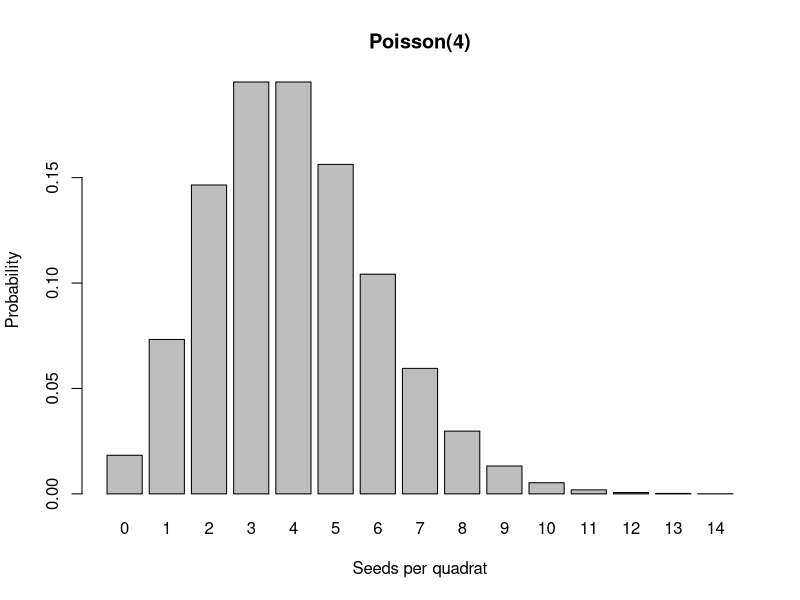
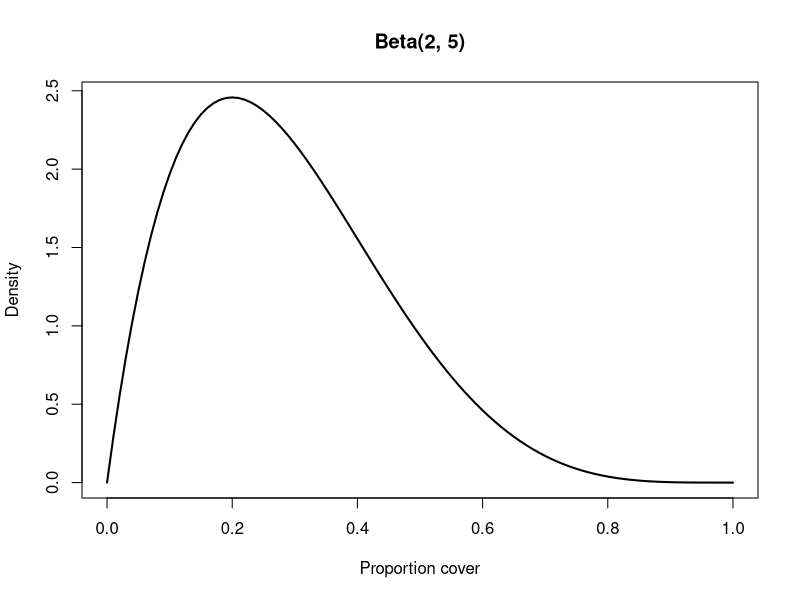
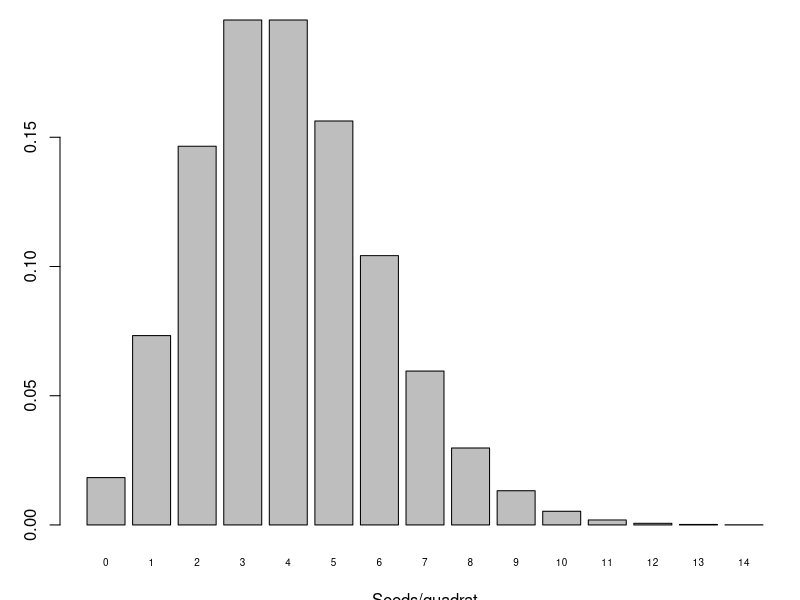
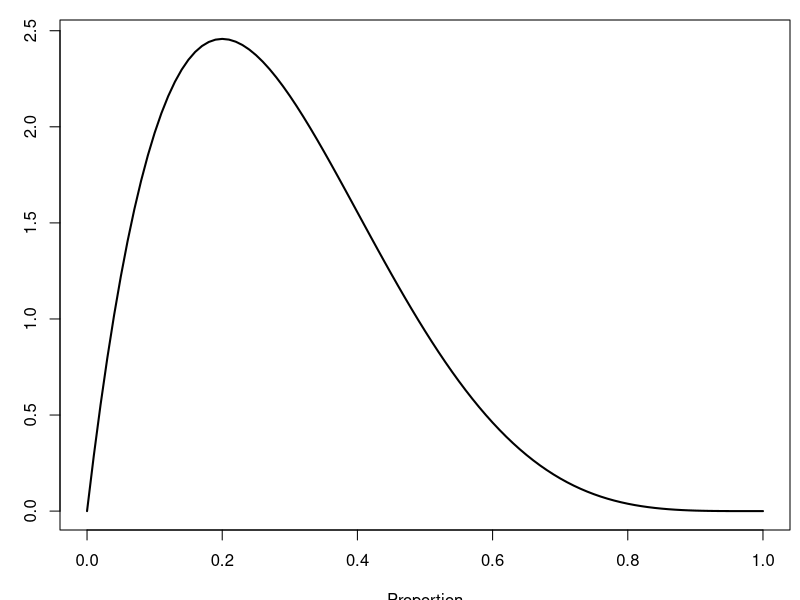

Write the R code that produced these figures, in order.
## ---- chunk 1
knitr::opts_chunk$set(echo = TRUE, warning = FALSE, message = FALSE,
                       fig.width = 5, fig.height = 3.5)
## ---- chunk 2
lambda <- 4
xvals <- 0:14
probs <- dpois(xvals, lambda)
barplot(probs, names.arg = xvals, ylab = "Probability",
        xlab = "Seeds per quadrat", main = "Poisson(4)")
sum(probs)     # doesn't quite hit 1 -- tail beyond x=14 is still out there
## ---- chunk 3
a <- 2; b <- 5   # shape parameters
curve(dbeta(x, a, b), from = 0, to = 1, lwd = 2,
      xlab = "Proportion cover", ylab = "Density", main = "Beta(2, 5)")
integrate(dbeta, lower = 0, upper = 1, shape1 = a, shape2 = b)   # check: integrates to 1
## ---- chunk 4
par(mar = c(3.5, 3, 1, 0.5))
barplot(dpois(0:14, 4), names.arg = 0:14, cex.names = 0.6,
        ylab = "Prob.", xlab = "Seeds/quadrat")
## ---- chunk 5
par(mar = c(3.5, 3, 1, 0.5))
curve(dbeta(x, 2, 5), from = 0, to = 1, lwd = 2, xlab = "Proportion", ylab = "Density")
